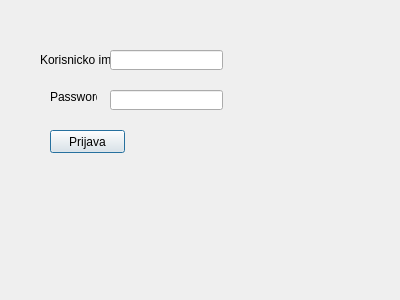
<?xml version="1.0" encoding="UTF-8"?>
<ui version="4.0">
 <class>Login</class>
 <widget class="QDialog" name="Login">
  <property name="geometry">
   <rect>
    <x>0</x>
    <y>0</y>
    <width>400</width>
    <height>300</height>
   </rect>
  </property>
  <property name="windowTitle">
   <string>Dialog</string>
  </property>
  <widget class="QLabel" name="label">
   <property name="geometry">
    <rect>
     <x>40</x>
     <y>50</y>
     <width>81</width>
     <height>20</height>
    </rect>
   </property>
   <property name="text">
    <string>Korisnicko ime</string>
   </property>
  </widget>
  <widget class="QLineEdit" name="lineEdit">
   <property name="geometry">
    <rect>
     <x>110</x>
     <y>50</y>
     <width>113</width>
     <height>20</height>
    </rect>
   </property>
  </widget>
  <widget class="QLineEdit" name="lineEdit_2">
   <property name="geometry">
    <rect>
     <x>110</x>
     <y>90</y>
     <width>113</width>
     <height>20</height>
    </rect>
   </property>
   <property name="echoMode">
    <enum>QLineEdit::Password</enum>
   </property>
  </widget>
  <widget class="QLabel" name="label_2">
   <property name="geometry">
    <rect>
     <x>50</x>
     <y>90</y>
     <width>47</width>
     <height>13</height>
    </rect>
   </property>
   <property name="text">
    <string>Password</string>
   </property>
  </widget>
  <widget class="QPushButton" name="pushButton">
   <property name="geometry">
    <rect>
     <x>50</x>
     <y>130</y>
     <width>75</width>
     <height>23</height>
    </rect>
   </property>
   <property name="text">
    <string>Prijava</string>
   </property>
  </widget>
  <widget class="QLabel" name="label_3">
   <property name="geometry">
    <rect>
     <x>30</x>
     <y>190</y>
     <width>161</width>
     <height>16</height>
    </rect>
   </property>
   <property name="text">
    <string/>
   </property>
  </widget>
 </widget>
 <resources/>
 <connections/>
</ui>
